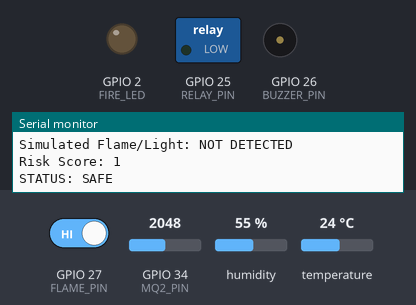
Bench run of a sketch on a simulated ESP32. On the bench: switched loads named in the sketch (green lamp = pin HIGH), output pins drawn as LEDs (lit = HIGH), buzzer (waves = sounding, pin HIGH), the last lines printed to the serial monitor. The inputs (shaded band) are chosen by the test bench; at power-on: GPIO 27 (FLAME_PIN) HIGH, GPIO 34 (MQ2_PIN) = 2048, humidity 55 %, temperature 24 °C.

Above: at 2.8 s.
2.9 s: GPIO 27 (FLAME_PIN) driven LOW
At 4.7 s:
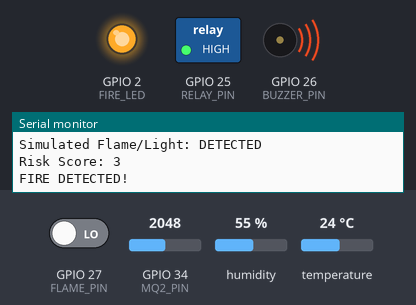
5.6 s: GPIO 27 (FLAME_PIN) driven HIGH
At 6.7 s:
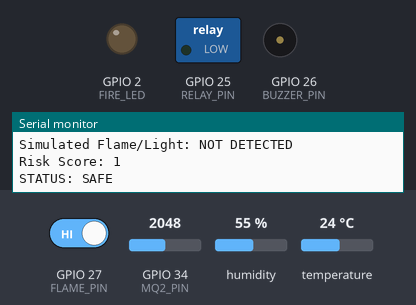
Timing chart, 0 to 8.6 s (numbered marks = the images above; inputs shaded):
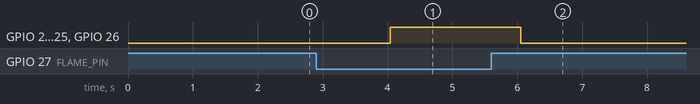

Measured:
- after the input at 2.9 s, GPIO 2 (FIRE_LED), GPIO 25 (RELAY_PIN), GPIO 26 (BUZZER_PIN): LOW → HIGH after 1.1 s
- after the input at 5.6 s, GPIO 2 (FIRE_LED), GPIO 25 (RELAY_PIN), GPIO 26 (BUZZER_PIN): HIGH → LOW after 0.45 s

The sketch:

source_code.ino
```cpp
#include <DHT.h>

#define DHT_PIN 4
#define DHT_TYPE DHT22

#define MQ2_PIN 34
#define FLAME_PIN 27

#define BUZZER_PIN 26
#define RELAY_PIN 25
#define FIRE_LED 2

DHT dht(DHT_PIN, DHT_TYPE);

float temperatureThreshold =50.0;
int smokeThreshold = 2000;

void setup() {

  Serial.begin(115200);

  dht.begin();

  pinMode(FLAME_PIN, INPUT);

  pinMode(BUZZER_PIN, OUTPUT);
  pinMode(RELAY_PIN, OUTPUT);
  pinMode(FIRE_LED, OUTPUT);

  // Start with all outputs OFF
  digitalWrite(BUZZER_PIN, LOW);
  digitalWrite(RELAY_PIN, LOW);
  digitalWrite(FIRE_LED, LOW);

  Serial.println("================================");
  Serial.println("SMART FIRE DETECTION SYSTEM");
  Serial.println("System Started");
  Serial.println("================================");
}

void loop() {

  // Read sensors
  float temperature = dht.readTemperature();
  int smokeValue = analogRead(MQ2_PIN);
  int flameValue = digitalRead(FLAME_PIN);

  // Check temperature sensor
  if (isnan(temperature)) {

    Serial.println("Temperature sensor error");

    digitalWrite(BUZZER_PIN, LOW);
    digitalWrite(RELAY_PIN, LOW);
    digitalWrite(FIRE_LED, LOW);

    delay(2000);
    return;
  }
// LDR-based simulated flame/light condition
  bool flameDetected = (flameValue == LOW);

  // Check thresholds
  bool highTemperature =
      temperature >= temperatureThreshold;

  bool highSmoke =
      smokeValue >= smokeThreshold;

  // Calculate risk score
  int riskScore = 0;

  if (highTemperature) {
    riskScore += 1;
  }

  if (highSmoke) {
    riskScore += 1;
  }

  if (flameDetected) {
    riskScore += 2;
  }

  // Display sensor values
  Serial.println();
  Serial.println("--------------------------------");

  Serial.print("Temperature: ");
  Serial.print(temperature);
  Serial.println(" C");

  Serial.print("Smoke Level: ");
  Serial.println(smokeValue);

  Serial.print("Simulated Flame/Light: ");

  if (flameDetected) {
    Serial.println("DETECTED");
  } else {
    Serial.println("NOT DETECTED");
  }

  Serial.print("Risk Score: ");
  Serial.println(riskScore);

  // Fire decision
  if (riskScore >= 3) {

    Serial.println("FIRE DETECTED!");

    // Local warning
    digitalWrite(BUZZER_PIN, HIGH);
    digitalWrite(FIRE_LED, HIGH);

    // Automatic response
    digitalWrite(RELAY_PIN, HIGH);

  } else {

    Serial.println("STATUS: SAFE");

    // Turn everything off
    digitalWrite(BUZZER_PIN, LOW);
    digitalWrite(FIRE_LED, LOW);
    digitalWrite(RELAY_PIN, LOW);
  }

  delay(2000);
}
```
